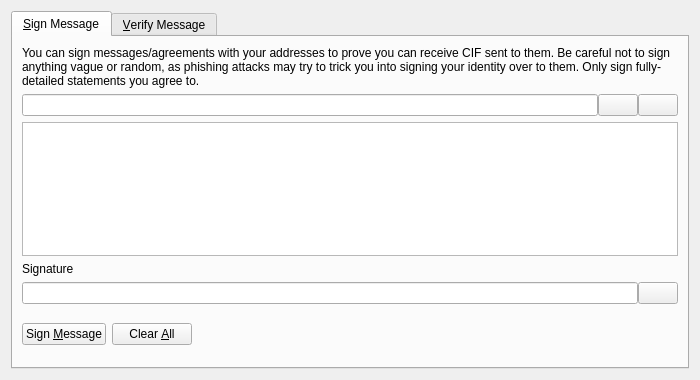
<?xml version="1.0" encoding="UTF-8"?>
<ui version="4.0">
 <class>SignVerifyMessageDialog</class>
 <widget class="QDialog" name="SignVerifyMessageDialog">
  <property name="geometry">
   <rect>
    <x>0</x>
    <y>0</y>
    <width>700</width>
    <height>380</height>
   </rect>
  </property>
  <property name="windowTitle">
   <string>Signatures - Sign / Verify a Message</string>
  </property>
  <property name="modal">
   <bool>true</bool>
  </property>
  <layout class="QVBoxLayout" name="verticalLayout">
   <item>
    <widget class="QTabWidget" name="tabWidget">
     <property name="currentIndex">
      <number>0</number>
     </property>
     <widget class="QWidget" name="tabSignMessage">
      <attribute name="title">
       <string>&amp;Sign Message</string>
      </attribute>
      <layout class="QVBoxLayout" name="verticalLayout_SM">
       <item>
        <widget class="QLabel" name="infoLabel_SM">
         <property name="text">
          <string>You can sign messages/agreements with your addresses to prove you can receive CIF sent to them. Be careful not to sign anything vague or random, as phishing attacks may try to trick you into signing your identity over to them. Only sign fully-detailed statements you agree to.</string>
         </property>
         <property name="textFormat">
          <enum>Qt::PlainText</enum>
         </property>
         <property name="wordWrap">
          <bool>true</bool>
         </property>
        </widget>
       </item>
       <item>
        <layout class="QHBoxLayout" name="horizontalLayout_1_SM">
         <property name="spacing">
          <number>0</number>
         </property>
         <item>
          <widget class="QValidatedLineEdit" name="addressIn_SM">
           <property name="toolTip">
            <string>The CIF address to sign the message with</string>
           </property>
          </widget>
         </item>
         <item>
          <widget class="QPushButton" name="addressBookButton_SM">
           <property name="toolTip">
            <string>Choose previously used address</string>
           </property>
           <property name="text">
            <string/>
           </property>
           <property name="shortcut">
            <string>Alt+A</string>
           </property>
           <property name="autoDefault">
            <bool>false</bool>
           </property>
          </widget>
         </item>
         <item>
          <widget class="QPushButton" name="pasteButton_SM">
           <property name="toolTip">
            <string>Paste address from clipboard</string>
           </property>
           <property name="text">
            <string/>
           </property>
           <property name="shortcut">
            <string>Alt+P</string>
           </property>
           <property name="autoDefault">
            <bool>false</bool>
           </property>
          </widget>
         </item>
        </layout>
       </item>
       <item>
        <widget class="QPlainTextEdit" name="messageIn_SM">
         <property name="toolTip">
          <string>Enter the message you want to sign here</string>
         </property>
        </widget>
       </item>
       <item>
        <widget class="QLabel" name="signatureLabel_SM">
         <property name="text">
          <string>Signature</string>
         </property>
         <property name="textFormat">
          <enum>Qt::PlainText</enum>
         </property>
        </widget>
       </item>
       <item>
        <layout class="QHBoxLayout" name="horizontalLayout_2_SM">
         <property name="spacing">
          <number>0</number>
         </property>
         <item>
          <widget class="QLineEdit" name="signatureOut_SM">
           <property name="font">
            <font>
             <italic>true</italic>
            </font>
           </property>
           <property name="readOnly">
            <bool>true</bool>
           </property>
          </widget>
         </item>
         <item>
          <widget class="QPushButton" name="copySignatureButton_SM">
           <property name="toolTip">
            <string>Copy the current signature to the system clipboard</string>
           </property>
           <property name="text">
            <string/>
           </property>
           <property name="autoDefault">
            <bool>false</bool>
           </property>
          </widget>
         </item>
        </layout>
       </item>
       <item>
        <layout class="QHBoxLayout" name="horizontalLayout_3_SM">
         <item>
          <widget class="QPushButton" name="signMessageButton_SM">
           <property name="toolTip">
            <string>Sign the message to prove you own this CIF address</string>
           </property>
           <property name="text">
            <string>Sign &amp;Message</string>
           </property>
           <property name="autoDefault">
            <bool>false</bool>
           </property>
          </widget>
         </item>
         <item>
          <widget class="QPushButton" name="clearButton_SM">
           <property name="toolTip">
            <string>Reset all sign message fields</string>
           </property>
           <property name="text">
            <string>Clear &amp;All</string>
           </property>
           <property name="autoDefault">
            <bool>false</bool>
           </property>
          </widget>
         </item>
         <item>
          <spacer name="horizontalSpacer_1_SM">
           <property name="orientation">
            <enum>Qt::Horizontal</enum>
           </property>
           <property name="sizeHint" stdset="0">
            <size>
             <width>40</width>
             <height>48</height>
            </size>
           </property>
          </spacer>
         </item>
         <item>
          <widget class="QLabel" name="statusLabel_SM">
           <property name="font">
            <font>
             <weight>75</weight>
             <bold>true</bold>
            </font>
           </property>
           <property name="text">
            <string/>
           </property>
           <property name="wordWrap">
            <bool>true</bool>
           </property>
          </widget>
         </item>
         <item>
          <spacer name="horizontalSpacer_2_SM">
           <property name="orientation">
            <enum>Qt::Horizontal</enum>
           </property>
           <property name="sizeHint" stdset="0">
            <size>
             <width>40</width>
             <height>48</height>
            </size>
           </property>
          </spacer>
         </item>
        </layout>
       </item>
      </layout>
     </widget>
     <widget class="QWidget" name="tabVerifyMessage">
      <attribute name="title">
       <string>&amp;Verify Message</string>
      </attribute>
      <layout class="QVBoxLayout" name="verticalLayout_VM">
       <item>
        <widget class="QLabel" name="infoLabel_VM">
         <property name="text">
          <string>Enter the receiver's address, message (ensure you copy line breaks, spaces, tabs, etc. exactly) and signature below to verify the message. Be careful not to read more into the signature than what is in the signed message itself, to avoid being tricked by a man-in-the-middle attack. Note that this only proves the signing party receives with the address, it cannot prove sendership of any transaction!</string>
         </property>
         <property name="textFormat">
          <enum>Qt::PlainText</enum>
         </property>
         <property name="alignment">
          <set>Qt::AlignLeading|Qt::AlignLeft|Qt::AlignTop</set>
         </property>
         <property name="wordWrap">
          <bool>true</bool>
         </property>
        </widget>
       </item>
       <item>
        <layout class="QHBoxLayout" name="horizontalLayout_1_VM">
         <property name="spacing">
          <number>0</number>
         </property>
         <item>
          <widget class="QValidatedLineEdit" name="addressIn_VM">
           <property name="toolTip">
            <string>The CIF address the message was signed with</string>
           </property>
          </widget>
         </item>
         <item>
          <widget class="QPushButton" name="addressBookButton_VM">
           <property name="toolTip">
            <string>Choose previously used address</string>
           </property>
           <property name="text">
            <string/>
           </property>
           <property name="shortcut">
            <string>Alt+A</string>
           </property>
           <property name="autoDefault">
            <bool>false</bool>
           </property>
          </widget>
         </item>
        </layout>
       </item>
       <item>
        <widget class="QPlainTextEdit" name="messageIn_VM"/>
       </item>
       <item>
        <widget class="QValidatedLineEdit" name="signatureIn_VM"/>
       </item>
       <item>
        <layout class="QHBoxLayout" name="horizontalLayout_2_VM">
         <item>
          <widget class="QPushButton" name="verifyMessageButton_VM">
           <property name="toolTip">
            <string>Verify the message to ensure it was signed with the specified CIF address</string>
           </property>
           <property name="text">
            <string>Verify &amp;Message</string>
           </property>
           <property name="autoDefault">
            <bool>false</bool>
           </property>
          </widget>
         </item>
         <item>
          <widget class="QPushButton" name="clearButton_VM">
           <property name="toolTip">
            <string>Reset all verify message fields</string>
           </property>
           <property name="text">
            <string>Clear &amp;All</string>
           </property>
           <property name="autoDefault">
            <bool>false</bool>
           </property>
          </widget>
         </item>
         <item>
          <spacer name="horizontalSpacer_1_VM">
           <property name="orientation">
            <enum>Qt::Horizontal</enum>
           </property>
           <property name="sizeHint" stdset="0">
            <size>
             <width>40</width>
             <height>48</height>
            </size>
           </property>
          </spacer>
         </item>
         <item>
          <widget class="QLabel" name="statusLabel_VM">
           <property name="font">
            <font>
             <weight>75</weight>
             <bold>true</bold>
            </font>
           </property>
           <property name="text">
            <string/>
           </property>
           <property name="wordWrap">
            <bool>true</bool>
           </property>
          </widget>
         </item>
         <item>
          <spacer name="horizontalSpacer_2_VM">
           <property name="orientation">
            <enum>Qt::Horizontal</enum>
           </property>
           <property name="sizeHint" stdset="0">
            <size>
             <width>40</width>
             <height>48</height>
            </size>
           </property>
          </spacer>
         </item>
        </layout>
       </item>
      </layout>
     </widget>
    </widget>
   </item>
  </layout>
 </widget>
 <customwidgets>
  <customwidget>
   <class>QValidatedLineEdit</class>
   <extends>QLineEdit</extends>
   <header>qvalidatedlineedit.h</header>
  </customwidget>
 </customwidgets>
 <resources>
  <include location="../dash.qrc"/>
 </resources>
 <connections/>
</ui>
